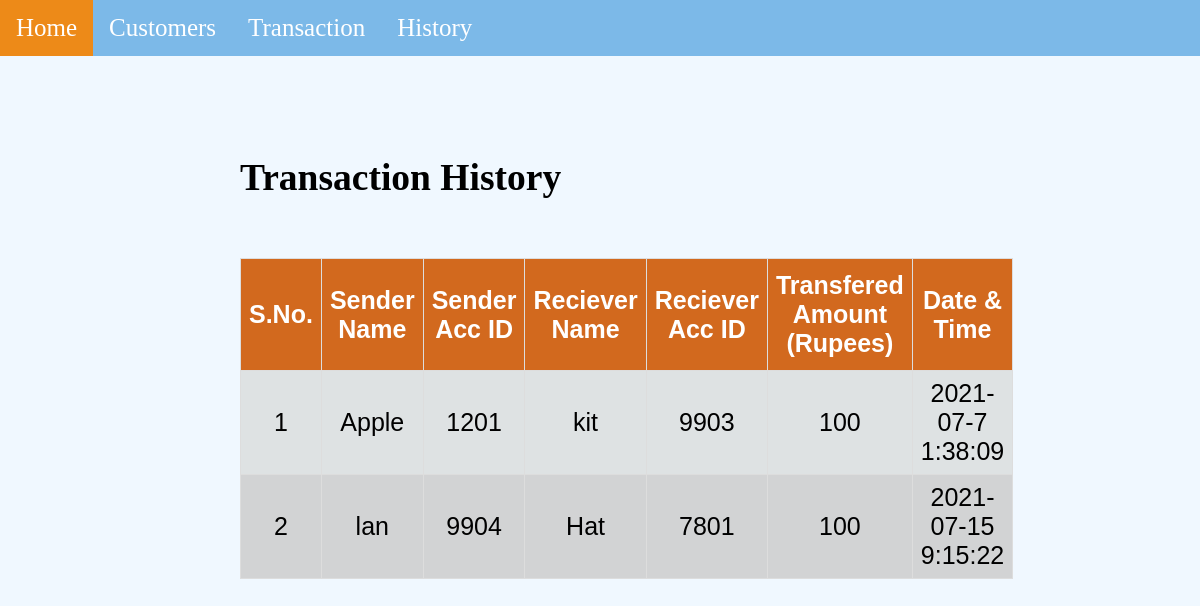
Screenshot of /RecordsPage.php with the database file from the repository.
### tables this page shows
CREATE TABLE `history` (
  `sno` int(11) NOT NULL,
  `payer` text NOT NULL,
  `payerAcc` int(11) NOT NULL,
  `payee` text NOT NULL,
  `payeeAcc` int(11) NOT NULL,
  `amount` double NOT NULL,
  `time` text NOT NULL
);

### RecordsPage.php (the view, shortened to what this page needs)
<?php
$servername = "localhost";
$username = "root";
$password = "";
$dbname = "spark bank";
$conn = new mysqli($servername, $username, $password, $dbname);
$sql = "SELECT * FROM history" ;
$result = $conn->query($sql);
?>
            <!DOCTYPE html>
<html lang="en">
<head>
</head>
<body>
  <?php include('home_page.php'); ?>
	<div class="container">
        <h2 style="text-align: ">Transaction History</h2>
       <br>
       <div>
    <table id = "Table">
        <thead>
            <tr>
                <th>S.No.</th>
                <th>Sender Name</th>
                <th>Sender Acc ID</th>
                <th>Reciever Name</th>
                <th>Reciever Acc ID</th>
                <th>Transfered Amount (Rupees)</th>
                <th>Date & Time</th>
            </tr>
        </thead>
        <tbody>
        <?php
    while($row = $result->fetch_assoc()) {
  ?>
 <tr>
        <td><?php echo $row['sno']; ?></td>
        <td><?php echo $row['payer']; ?></td>
        <td><?php echo $row['payerAcc']; ?></td>
        <td><?php echo $row['payee']; ?></td>
        <td><?php echo $row['payeeAcc']; ?></td>
        <td><?php echo $row['amount']; ?></td>
        <td><?php echo $row['time']; ?></td>
        </tr>
 <?php
    }
?>
</table>
    </div>
</div>
<body>
</html>

### RecordsPage.php (style rules this page uses)
html { position: relative; min-height: 100%; }
body { padding-top: 100px; font-size:25px; padding-bottom: 100px; background: #F0F8FF; }
.container { padding-top:5px; display: block; margin-top: 20px; margin-left: auto; margin-right: auto; width: 60%; }
td,th { border: 1px solid #ddd; padding: 8px; }
#Table { font-family: Arial,Helvetica, sans-serif; border-collapse: collapse; margin-bottom: 15px; }
#Table tr:nth-child(even) { background-color: #d2d3d4;text-align:Center; }
#Table tr:nth-child(odd) { background-color: #dee2e3;text-align:Center; }
#Table th { padding-top: 12px; padding-bottom: 12px; text-align:center; background-color: #D2691E; color:white; }

### home_page.php (style rules this page uses)
body { margin:0; }

### rows the page displays
history: sno "1", payer "Apple", payerAcc "1201", payee "kit", payeeAcc "9903", amount "100", time "2021-07-7 1:38:09"
history: sno "2", payer "lan", payerAcc "9904", payee "Hat", payeeAcc "7801", amount "100", time "2021-07-15 9:15:22"
